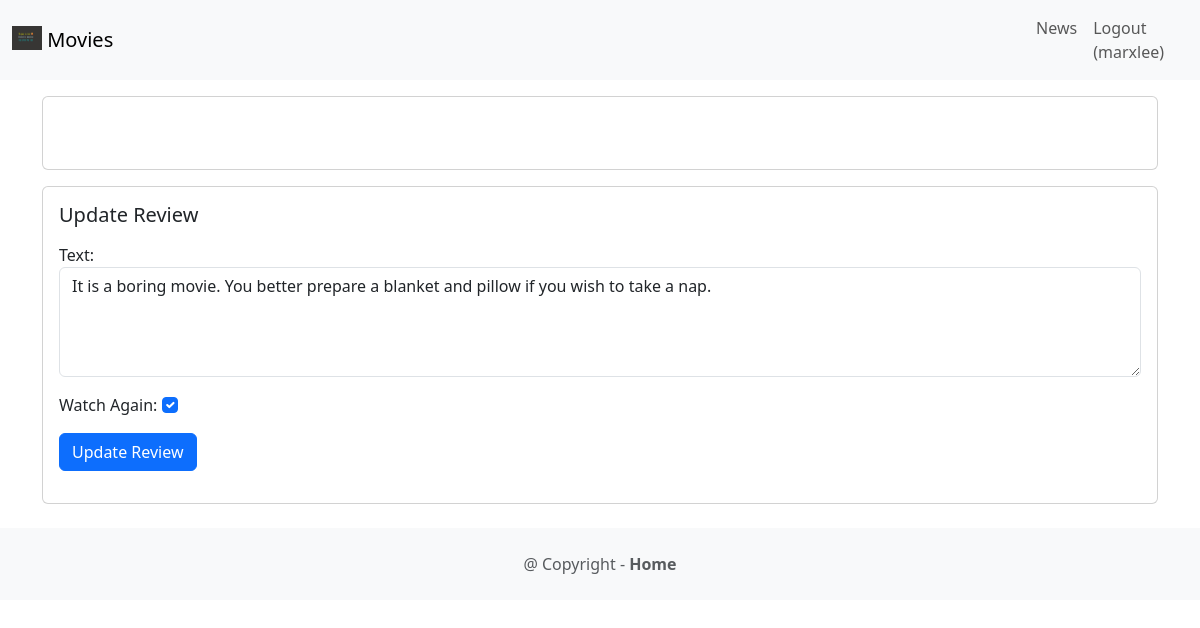
The page /movie/review/1 (signed in) on the database its author committed.
### movie/models.py (models this page shows, shortened)
class Review(models.Model):
    text = models.CharField(max_length=100)
    date = models.DateTimeField(auto_now_add=True)
    user = models.ForeignKey(User, on_delete=models.CASCADE)
    movie = models.ForeignKey(Movie, on_delete=models.CASCADE)
    watchAgain = models.BooleanField()

### movie/views.py (the view, shortened to what this page needs)
# urls.py: path('review/<int:review_id>', views.updatereview, name='vspMovieUpdateReview'),
@login_required
def updatereview(request, review_id):
    oReview = get_object_or_404(Review, pk=review_id, user=request.user)
    if request.method == 'GET':
        oForm = ReviewForm(instance=oReview)
        return render(request, 'updatereview.html', {'vdoReview': oReview, 'form': oForm})

### movie/forms.py
class ReviewForm(ModelForm):
    def __init__(self, *args, **kwargs):
        super(ReviewForm, self).__init__(*args, **kwargs)
        self.fields['text'].widget.attrs.update({'class': 'form-control'})
        self.fields['watchAgain'].widget.attrs.update({'class': 'form-check-input'})
    class Meta:
        model = Review
        fields = ['text', 'watchAgain']
        labels = {
            'watchAgain': ('Watch Again')
        }
        widgets = {
            'text': Textarea(attrs={'rows': 4}),
        }

### movie/templates/updatereview.html (shortened to what this page needs)
{% extends 'base.html' %}
    {% block content %}
    <div class="card mb-3">
        <div class="row g-0">
            <div class="col-md-4">
            </div>
        </div>
        <div class="col-md-8">
            <div class="card-body">
            </div>
        </div>
    </div>
    <div class="card mb-3">
        <div calss="row g-0">
            <div>
                <div class="card-body">
                    <h5 class="card-title">Update Review</h5>
                    <p class="card-text">
                        <form method="POST">
                            {{ form.as_p }}
                            <button type="submit" class="btn btn-primary">
                                Update Review
                            </button>
                        </form>
                    </p>
                </div>
            </div>
        </div>
    </div>
    {% endblock %}

### moviereviews/templates/base.html (shortened to what this page needs)
<!DOCTYPE html>
<html>
    <head>
        {% load bootstrap5 %}
        {% bootstrap_css %}
    </head>
    <body>
        <nav class="navbar navbar-expand-lg navbar-light bg-light mb-3">
            <div class="container">
                <a class="navbar-brand" href="{% url 'vspHome' %}">
                    {% load static %}
                    <img src="{% static 'images/instimage.jpg' %}" alt="" width="30" height="24"
                    class="d-inline-block align-text-top" />
                    Movies
                </a>
             </div>
             <div class="collapse navbar-collapse" id="navbarNavAltMarkup">
                <div class="navbar-nav ms-auto">
                    <a class="nav-link" href="{% url 'vspNewsHome' %}">News</a>
                    {% if user.is_authenticated %}
                    <a class="nav-link" href="{% url 'vspAccountLogout' %}">
                        Logout ({{ user.username }})
                    </a>
                    {% else %}
                    <a class="nav-link" href="{% url 'vspAccountLogin' %}">Login</a>
                    <a class="nav-link" href="{% url 'vspAccountSignup' %}">Sign Up</a>
                    {% endif %}
                </div>
             </div>
        </nav>
        <div class="container">
            {% block content %}
            {% endblock content %}
        </div>
        <footer class="text-center text-lg-start bg-light text-muted mt-4">
            <div class="text-center p-4">
                @ Copyright -
                <a class="text-reset fw-bold text-decoration-none" target="_blank" href="{% url 'vspHome' %}">Home</a>
            </div>
        </footer>
    </body>
</html>

### rows shown on the page
Review: text "It is a boring movie. You better prepare a blanket and pillow if you wish to take a nap.", watchAgain "☑"

### other values the page prints
{{ user.username }} "marxlee"
